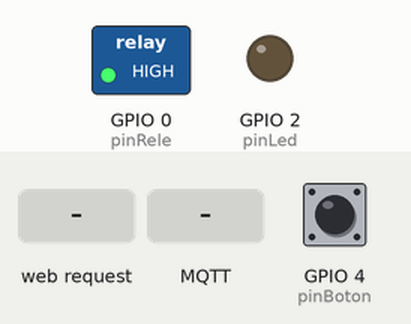
A sketch run on a simulated ESP8266 (NodeMCU). Shown: switched loads named in the sketch (green lamp = pin HIGH), output pins drawn as LEDs (lit = HIGH). Inputs (shaded band) come from the test bench; at power-on: GPIO 4 (pinBoton) HIGH. WiFi joins after 1.5 s; servers stay silent unless stated; no radio packets arrive unless stated; no MQTT or app messages arrive unless stated; what the sketch prints to the serial monitor is not drawn.

Above: at 2.7 s.
2.8 s: GPIO 4 (pinBoton) pulled LOW for 0.15 s
At 4.1 s:
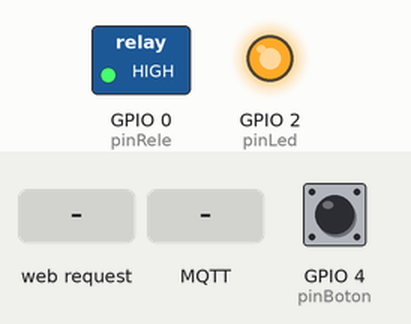
7.5 s: HTTP request GET /toggle received
At 8.1 s:
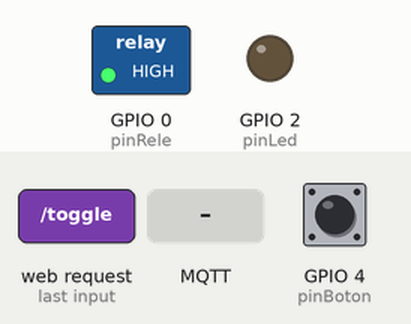
12.0 s: MQTT message "0" arrives on the first subscribed topic
At 12.7 s:
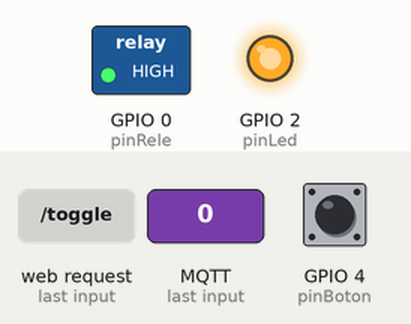
Timing chart, 0 to 15.0 s (numbered marks = the images above; inputs shaded):
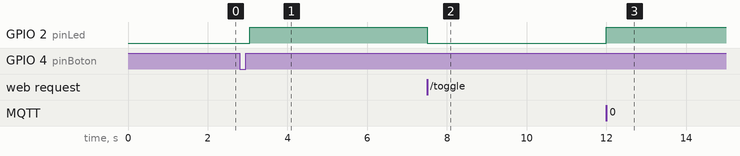

The sketch:

matriz.ino
```cpp
//#include <CayenneMQTTESP8266.h>
#include <PubSubClient.h>
#include <ESP8266WiFi.h>
#include <ESP8266WebServer.h>
#include <RH_ASK.h>
#include <SPI.h>


#define pinBoton    4
#define pinLed      2
#define pinRele     0
// #define pinLed    13 //sonoff
// #define pinBoton  0  //sonoff
// #define pinRele   12 //sonoff

#define estadoON    "ON"
#define estadoOFF   "OFF"

#define intervaloVerificacionServidor 10000
#define intParpadeoNoOk 200

unsigned long tiempoAnteriorservidor = 0;

const char *ssid_wifi = "Tesalia";
const char *pass_wifi = "hhoyy///";

bool estado_sistema = false;
bool mensaje_rf_recibido = false;

RH_ASK driver(2000, 16, 5);
ESP8266WebServer server;
WiFiClient espClient;
PubSubClient mqttClient(espClient);

void reconectarServidor(){
  if(!mqttClient.connected()){
    Serial.println("Intentado conectar con el servidor");
    if(mqttClient.connect("nodoRF01", "sistema/estado/nodorf01", 0, true, "OFF")){
      Serial.println("Dispositivo conectado con el servidor");
      mqttClient.publish("sistema/estado/nodorf01","ON",true);
      mqttClient.subscribe("sistema/comando/nodorf01");
    }else{
      Serial.println("Dispositivo no se pudo conectar con el servidor");
      Serial.println("Intentando reconectar en 10 segundos");
    }
  }
}

void callback(char* topic, byte* payload, unsigned int length){
  String strTopic = (char*)topic;
  char* msj;
  Serial.print("Mensaje recibido [");Serial.print(topic);Serial.print("] ");
  Serial.println((char*)payload);

  // if(strcmp(cadenaPayload, estadoON) == 0){
  if(strTopic == "sistema/comando/nodorf01"){
    if(payload[0] == '1'){
      digitalWrite(pinLed, LOW);
      msj = "M,1";
      mqttClient.publish("sistema/estado/nodorf01", "ON",true);
    // }else if(strcmp(cadenaPayload, estadoOFF) == 0){
    }else if(payload[0] == '0'){
      digitalWrite(pinLed, HIGH);
      msj = "M,0";
      mqttClient.publish("sistema/estado/nodorf01", "OFF",true);
    }
  }
  driver.send((uint8_t *)msj, strlen(msj));
  driver.waitPacketSent();
  Serial.println((char *)msj);
}

void setup() {

  pinMode(pinRele, OUTPUT);
  pinMode(pinLed, OUTPUT);
  pinMode(pinBoton, INPUT);
  digitalWrite(pinRele, HIGH);

  Serial.begin(115200);

  WiFi.softAPdisconnect(true);
  WiFi.mode(WIFI_STA);
  WiFi.begin(ssid_wifi, pass_wifi);

  if(!driver.init())
    Serial.println("Inicialización fallida");

  while(WiFi.status()!=WL_CONNECTED){
    Serial.print(".");
    delay(500);
  }

  Serial.println("\nIP: "); Serial.println(WiFi.localIP());
  server.on("/",[](){server.send(200,"text/plain","Dispositivo funcionando");});
  server.on("/toggle",cambiarEstado);
  server.begin();

  mqttClient.setServer("192.168.40.5",1883);
  mqttClient.setCallback(callback);
}

void loop() {
  uint8_t buffer_entrada[11];
  uint8_t buffer_entrada_len = sizeof(buffer_entrada);
  unsigned long ahora = millis();

  if(!digitalRead(pinBoton)){
    delay(250);
    cambiarEstado();
  }

  if(!mqttClient.connected() && (unsigned long)ahora - tiempoAnteriorservidor > intervaloVerificacionServidor){
    tiempoAnteriorservidor = millis();
    reconectarServidor();
  }
  mqttClient.loop();
  server.handleClient();

  if(driver.recv(buffer_entrada, &buffer_entrada_len)){
    int i;
    mensaje_rf_recibido = true;
  }

  if(mensaje_rf_recibido){
    Serial.print("Mensaje de estado recibido:");
    Serial.println((char*)buffer_entrada);
    // if(mqttClient.connected()){
    //     mqttClient.publish("sistema/nodorf01/001/errorA",(char)buffer_entrada[6],true);
    //     mqttClient.publish("sistema/nodorf01/001/errorV",(char)buffer_entrada[8],true);
    // }
    mensaje_rf_recibido = false;
  }
}

void cambiarEstado(){
  const char *msj;
  if(estado_sistema){
    msj = "M,1";
    digitalWrite(pinLed, LOW);
    server.send(200,"text/plain","Estado encendido");
    if(mqttClient.connected())
      mqttClient.publish("sistema/estado/nodorf01","ON",true);
  }else{
    msj = "M,0";
    digitalWrite(pinLed, HIGH);
    server.send(200,"text/plain","Estado apagado");
    if(mqttClient.connected())
      mqttClient.publish("sistema/estado/nodorf01","OFF",true);
  }
  estado_sistema = !estado_sistema;
  driver.send((uint8_t *)msj, strlen(msj));
  driver.waitPacketSent();
  Serial.println((char *)msj);

  while(!digitalRead(pinBoton));
}
```

Measured:
- after the input at 2.8 s, GPIO 2 (pinLed): LOW → HIGH after 0.25 s
- after the input at 7.5 s, GPIO 2 (pinLed): HIGH → LOW at once
- after the input at 12.0 s, GPIO 2 (pinLed): LOW → HIGH at once
